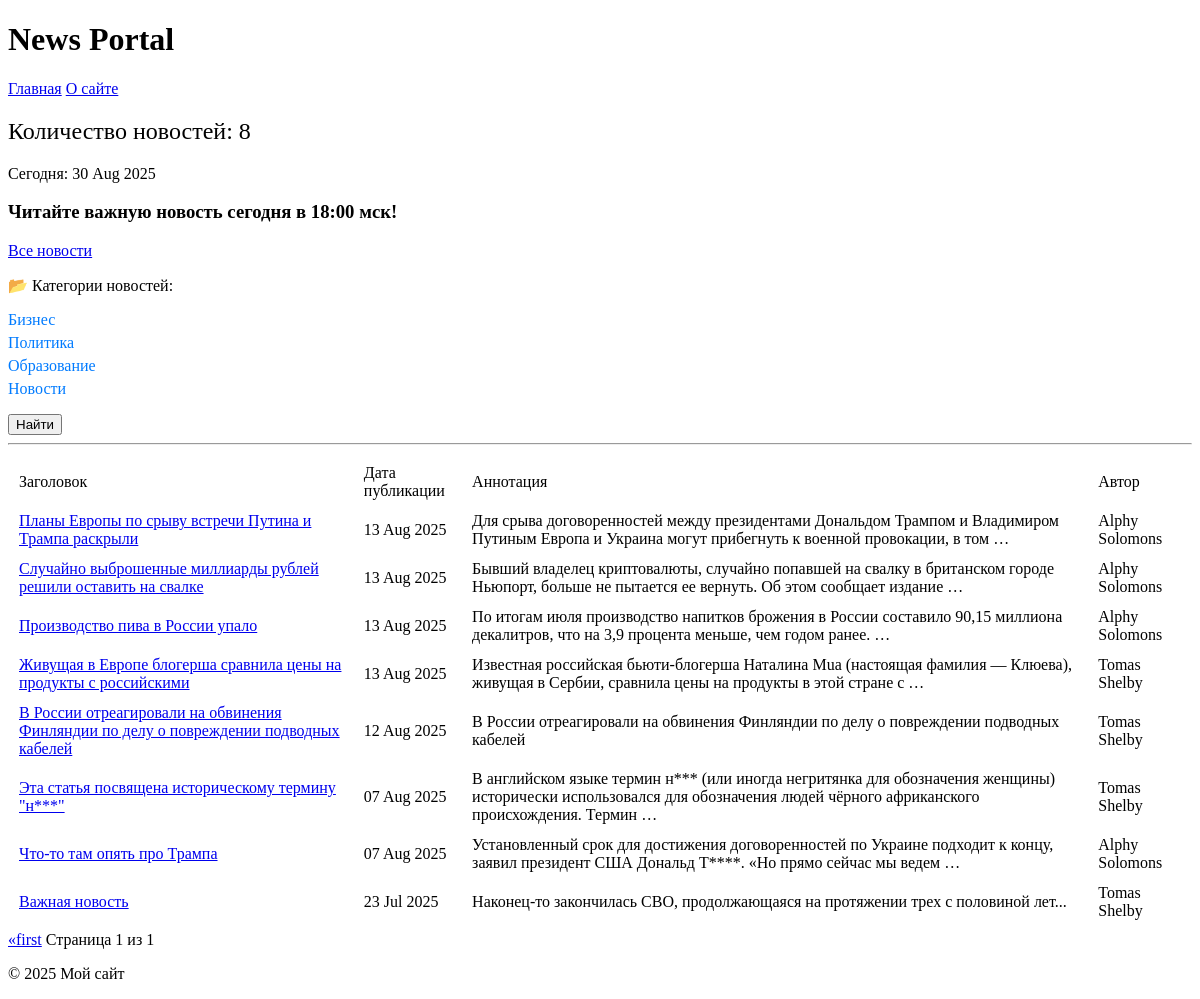
Before: /news/ with the older database file.
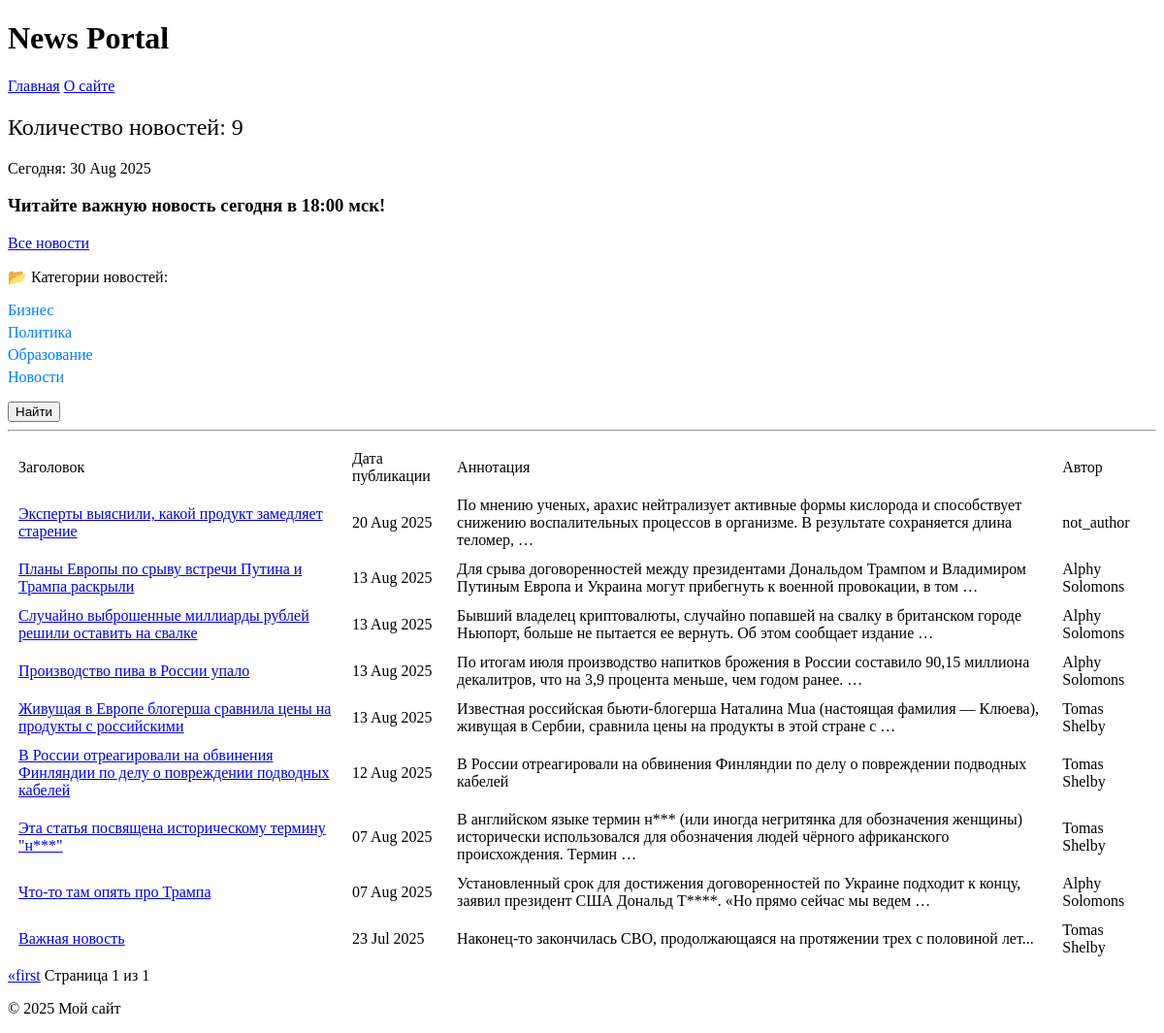
After: the same page with the newer database file.
### News_Portal/models.py (models this page shows, shortened)
class Category(models.Model):
    name = models.CharField(max_length=20, unique=True)
    subscribers = models.ManyToManyField(User, related_name='categories', blank=True)

class Post(models.Model):
    author = models.ForeignKey(Author, on_delete=models.CASCADE)
    ARTICLE = 'article'
    NEWS = 'news'
    POST_CHOICES = [(ARTICLE, 'статья'), (NEWS, 'новость')]
    post_type = models.CharField(max_length=10, choices=POST_CHOICES, default=NEWS)
    categories = models.ManyToManyField(Category, through = 'PostCategory')
    post_origin = models.DateTimeField(auto_now_add=True)
    post_head = models.CharField(max_length=255, default=0)
    post_text = models.TextField(max_length=100000, default=0)
    post_rate = models.DecimalField(max_digits=2, decimal_places=1, default=0)

class Author(models.Model):
    user = models.OneToOneField(User, on_delete=models.CASCADE)
    author_rate = models.DecimalField(max_digits=4, decimal_places=1, default=Decimal('0.0'))

### News_Portal/views.py (the view)
# urls.py: path('news/', NewsList.as_view(), name='news_list'),# это просто свое название
class NewsList(ListView):  # post
    model = Post
    template_name = 'news/newslist.html'
    context_object_name = 'posts'
    paginate_by = 10
    items = list(range(1, len(Post.objects.all()) + 1))
    def get_context_data(self, **kwargs):
        context = super().get_context_data(**kwargs)
        context['time_now'] = datetime.now(timezone.utc)
        context['categories'] = Category.objects.all()
        context['next_news'] = None
        category_id = self.request.GET.get('category_id')
        return context
    def get_queryset(self):
        queryset = super().get_queryset()
        queryset = queryset.filter(post_type=Post.NEWS).order_by('-post_origin')
        self.filterset = NewsFilter(self.request.GET, queryset)
        category_id = self.request.GET.get('category_id')
        if category_id:
            queryset = queryset.filter(categories__id=category_id)
        return queryset.order_by('-post_origin')

### News_Portal/templatetags/censor.py (called while the page is built)
@register.filter()
def censor(value):
    if not isinstance(value, str):
        raise TypeError(f'Ошибка! Переменная должна быть "str"')
    def replace(match):
        word = match.group()
        return (word[0] + '*' * (len(word) - 1))
    return pattern.sub(replace, value)

### News_Portal/templatetags/custom_tags.py (called while the page is built)
@register.filter
def has_perm(user, perm):
    return user.has_perm(perm)

### templates/news/newslist.html (shortened to what this page needs)
{% extends 'flatpages/default.html' %}
{% load custom_tags %}
{% load censor %}
{% block content %}
    <h2 style="font-weight: normal;"> Количество новостей: {{ page_obj.paginator.count }} </h2>
    <p>Сегодня: {{ time_now|date:'d M Y' }}</p>
    <h3>{{ next_news|default_if_none:"Читайте важную новость сегодня в 18:00 мск!" }}</h3>
    <p1><a href="{% url 'news_list' %}">Все новости</a></p1>
    <div class="categories">
        <p>📂 Категории новостей:</p>
        {% for category in categories %}
            <li style="margin-bottom: 5px; display: flex; align-items: center; gap: 10px;">
                <a href="{% url 'category_list' category.id %}"
                   style="text-decoration: none; color: #007bff; font-weight: 500;">
                    {{ category.name }}
                </a>
            </li>
        {% empty %}
            <li> Нет категорий</li>
        {% endfor %}
</div>
    <p><form action="{% url 'news_search' %}" method="get"></p>
        <button type="submit" class="btn btn-secondary btn-sm">Найти</button>
    <hr>
    {% if page_obj %}
        <table cellspacing="10">
            <tr>
                <td>Заголовок</td>
                <td>Дата публикации</td>
                <td>Аннотация</td>
                <td>Автор</td>
            </tr>
            {% for post in page_obj %}
                <tr>
                    <td><a href="{% url 'news_detail' post.id %}">{{ post.post_head|censor }}</a></td>
                    <td>{{ post.post_origin|date:'d M Y' }}</td>
                    <td>{{ post.post_text|truncatewords:20|censor }}</td>
                    <td>{{ post.author.user.username }}</td>
                </tr>
            {% endfor %}
        </table>
    {% else %}
        <h2>Новостей нет!</h2>
    {% endif %}
    <a href="?page=1">&laquo;first</a>
    Страница {{ page_obj.number }} из {{ page_obj.paginator.num_pages }}
{% endblock content %}

Changed rows visible on the page:
added Post: post_head|censor "Эксперты выяснили, какой продукт замедляет старение", post_origin "20 Aug 2025", post_text|censor "По мнению ученых, арахис нейтрализует активные формы кислорода и способствует снижению воспалительных процессов в организме. В результате сохраняется длина теломер, …", author.user.username "not_author"
Other visible differences:
{{ page_obj.paginator.count }}: "8" → "9"
